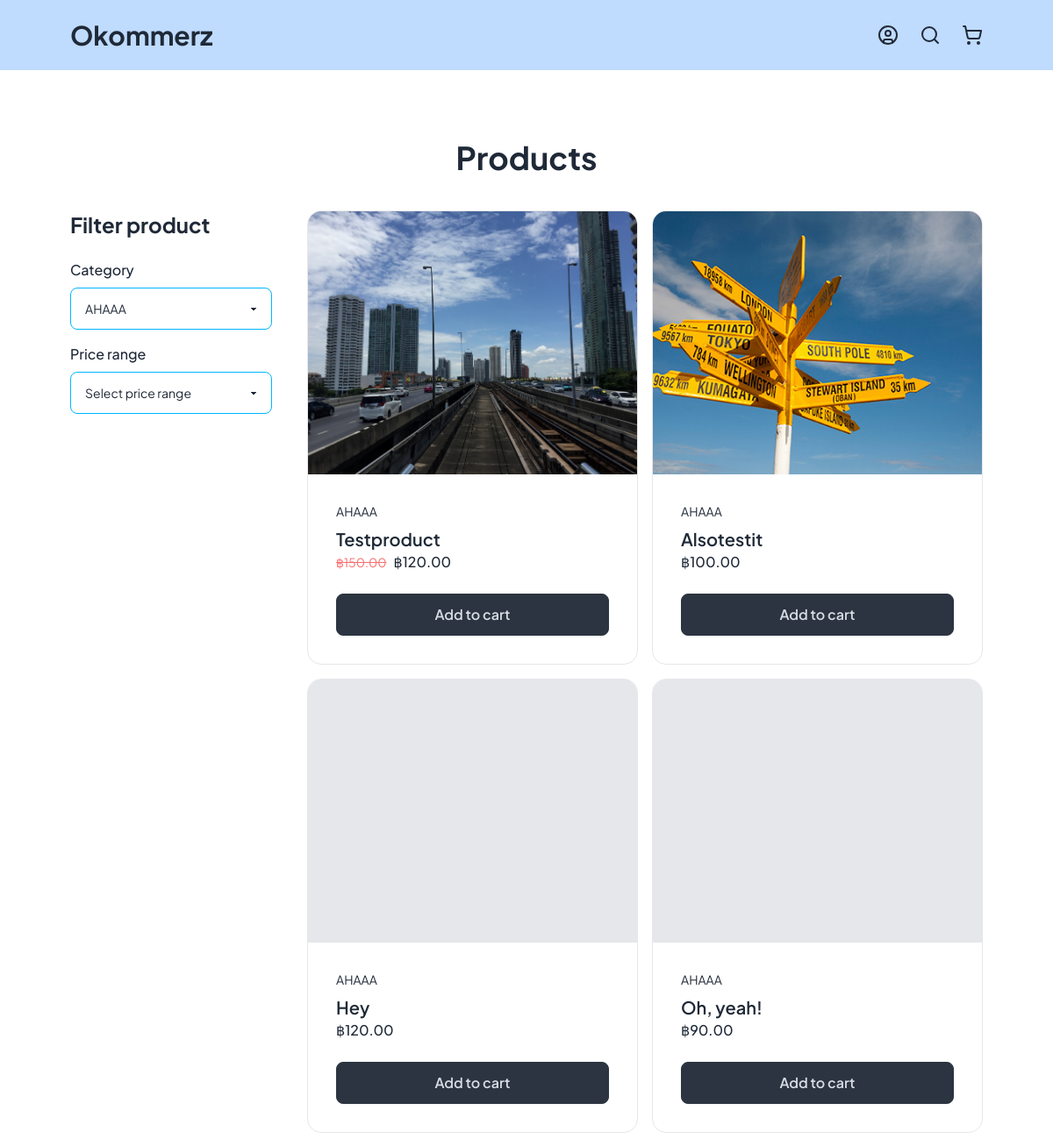
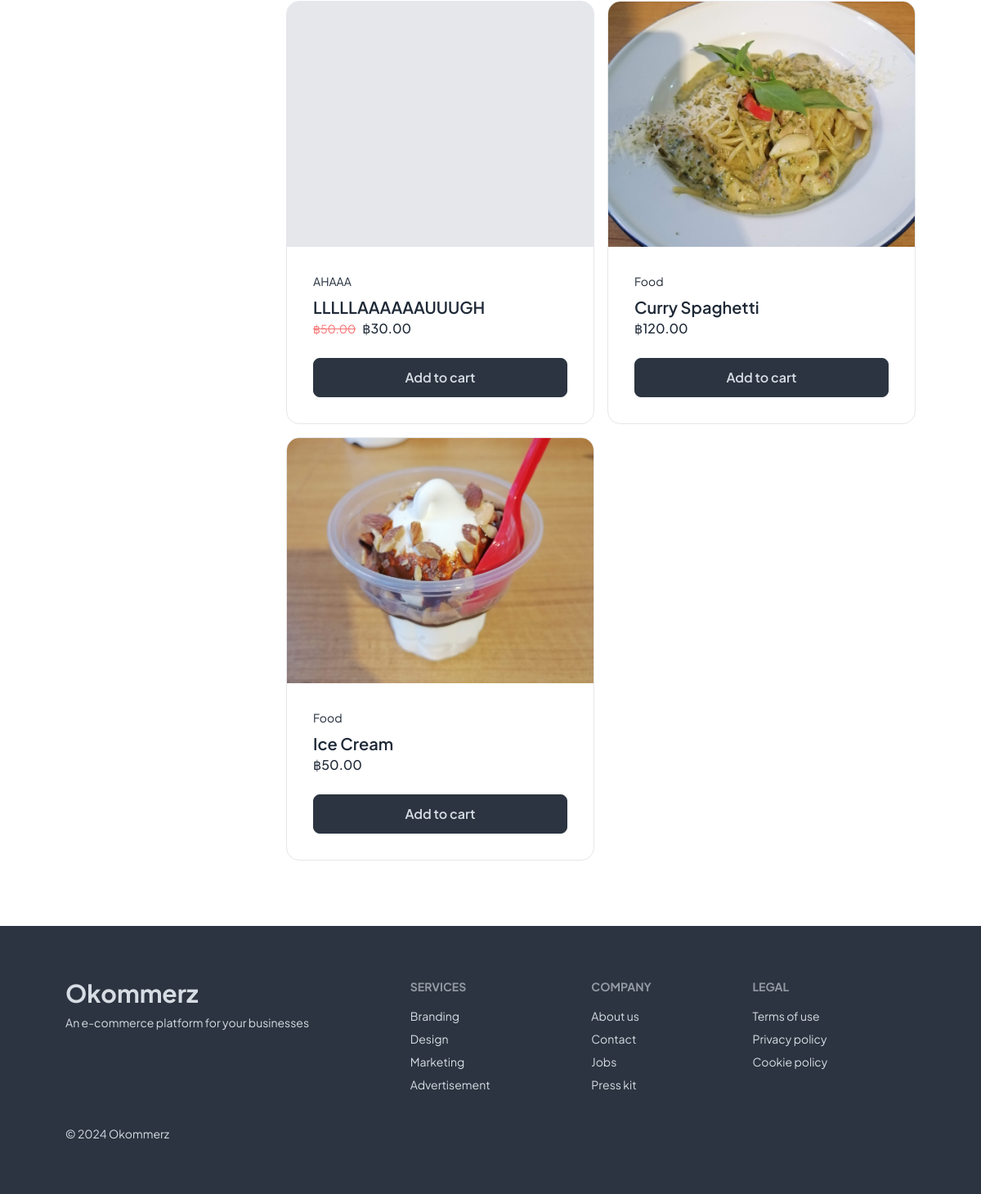
The page / on the database its author committed (2 pictures, top to bottom).
### products/models.py (models this page shows, shortened)
class ProductItem(models.Model):
    product_name = models.CharField(max_length=255)
    description = models.TextField(blank=True, null=True)
    amount = models.IntegerField(default=1)
    product_category = models.ForeignKey(ProductCategory, related_name='product_name', on_delete=models.CASCADE)
    regular_price = models.DecimalField(max_digits=10,decimal_places=2)
    sales_price = models.DecimalField(max_digits=10,decimal_places=2,blank=True,null=True)
    product_image = models.ImageField(upload_to='', blank=True, null=True)
    additional_detail = models.TextField(blank=True, null=True)
    created_at = models.DateTimeField(auto_now_add=True)
    updated_at = models.DateTimeField(auto_now=True)

class ProductCategory(models.Model):
    category = models.CharField(max_length=255, unique=True)
    class Meta:
        verbose_name_plural = "Product categories"
    def __str__(self):
        return self.category

### products/views.py (the view)
# urls.py: path('', views.shop),
def shop(request):
    num_of_products = 6
    carousels = MarketingCampaign.objects.all()
    categories = ProductCategory.objects.all()
    products = ProductItem.objects.all()
    return render(request, 'shop.html', {'carousels': carousels, 'products': products, 'categories': categories, 'num_of_products': num_of_products})

### products/templates/shop.html (shortened to what this page needs)
{% extends 'base.html' %}
{% block content %}
<h1 class='text-4xl font-bold text-center mb-10'>Products</h1>
<section class='grid grid-cols-1 lg:grid-cols-4 xl:grid-cols-5 gap-y-10 lg:gap-10'>
  <div class='col-span-1'>
    <h2 class='text-2xl font-bold mb-6'>Filter product</h2>
    <div class='flex flex-col gap-y-2'>
      <label for='filter_cate' class='font-medium'>Category</label>
      <select class="select select-info w-full" id='filter_cate'>
        {% for category in categories %}
        <option value={{ category }}>{{ category }}</option>
        {% endfor %}
      </select>
    </div>
    <div class='flex flex-col gap-y-2 mt-4'>
      <label for='filter_price' class='font-medium'>Price range</label>
      <select class="select select-info w-full">
        <option selected>Select price range</option>
      </select>
    </div>
  </div>
  <div class='col-span-3 xl:col-span-4'>
    <div class='grid lg:grid-cols-2 xl:grid-cols-3 gap-4'>
      {% if products|length > 0 %}
        {% for product in products %}
          <div class="card bg-base-100 hover:shadow-lg border overflow-hidden">
            <a href="product/{{ product.id }}">
            {% if product.product_image %}
              <figure><img src="{{ product.product_image.url }}" alt="{{ product.product_image.url }}" class='min-h-[300px] h-[300px] object-cover w-full'/></figure>
            {% else %}
              <div class='bg-gray-200 max-w-full min-h-[300px] h-full'></div>
            {% endif %}
            </a>
            <div class="card-body">
              <p class='text-sm'>{{ product.product_category }}</p>
              <div class='mb-4'>
                <a href="product/{{ product.id }}">
                  <h2 class="card-title">{{ product.product_name }}</h2>
                </a>
                {% if product.sales_price %}
                <div class='inline-flex items-center gap-x-2'>
                  <p class='line-through text-red-400 text-sm'>฿{{ product.regular_price }}</p>
                  <p class='font-medium'>฿{{ product.sales_price }}</p>
                </div>
                {% else %}
                  <p class='font-medium'>฿{{ product.regular_price }}</p>
                {% endif %}
              </div>
              <div class="card-actions">
                <button class="btn btn-neutral w-full text-base">Add to cart</button>
              </div>
            </div>
          </div>
        {% endfor %}
      {% else %}
        <h1>There are no products you are looking for.</h1>
      {% endif %}
    </div>
  </div>
</section>
{% endblock %}

### products/static/style.css (style rules this page uses)
:root { --header-height:80px; }
* { font-family:'Plus Jakarta Sans', sans-serif }

### rows shown on the page
ProductItem: product_image (picture), product_category "AHAAA", product_name "Testproduct", regular_price "150.00", sales_price "120.00"
ProductItem: product_image (picture), product_category "AHAAA", product_name "Alsotestit", regular_price "100.00"
ProductItem: product_category "AHAAA", product_name "Hey", regular_price "120.00"
ProductItem: product_category "AHAAA", product_name "Oh, yeah!", regular_price "90.00"
ProductItem: product_category "AHAAA", product_name "LLLLLAAAAAAUUUGH", regular_price "50.00", sales_price "30.00"
ProductItem: product_image (picture), product_category "Food", product_name "Curry Spaghetti", regular_price "120.00"
ProductItem: product_image (picture), product_category "Food", product_name "Ice Cream", regular_price "50.00"

### other values the page prints
form field value "AHAAA"
